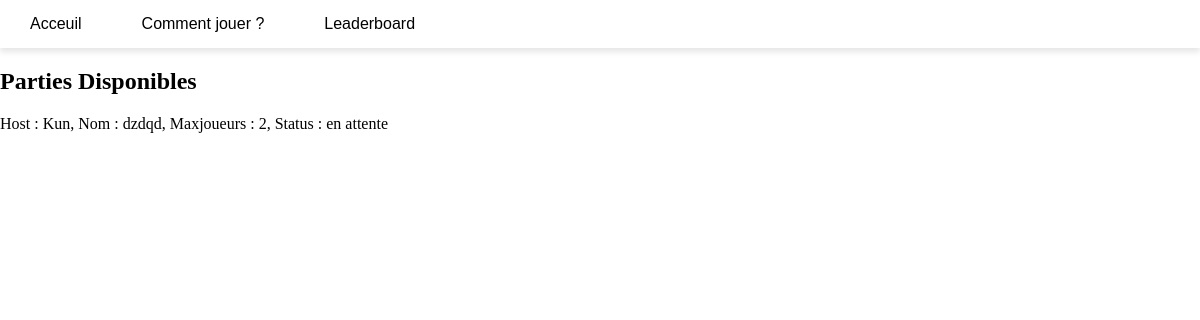
Page /classic_games on the earlier database version.
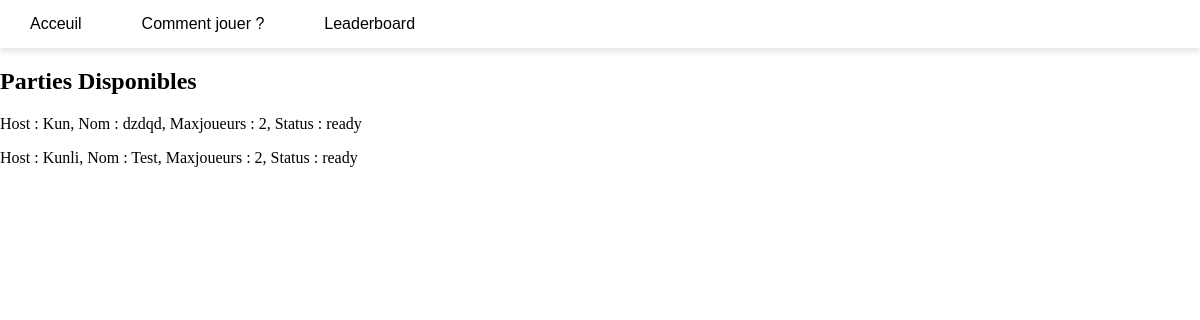
Same page on the later database version.
### tables this page shows
CREATE TABLE classic (
    id INTEGER PRIMARY KEY AUTOINCREMENT,
    host TEXT,
    name TEXT,
    status TEXT NOT NULL,
    maxplayers INT,
    creation TIMESTAMP
);

### main.py (the view)
@app.route("/classic_games", methods=['GET', 'POST'])
def classic_games():
    liste_parties = get_classic_games()
    return render_template("./classic_games.html", gamelist=liste_parties, iter_liste=range(len(liste_parties)))

### matchmaking.py (called while the page is built)
def get_classic_games()->list[tuple]:
    try:
        con = sqlite3.connect("./database/database.db")
        cur = con.cursor()
        sqlreq = f"SELECT * FROM classic"
        res = cur.execute(sqlreq)
        reslist = res.fetchall()
        con.close()
        return reslist
    except Exception as erreur:
        print("Erreur dans get_classic_games() :", erreur)
        return []

### templates/classic_games.html (shortened to what this page needs)
<!DOCTYPE html>
<html>
<head>
    <link rel="stylesheet" href="{{url_for('static', filename='styles.css')}}">
</head>
<body>
    <nav class="navbar">
        <ul>
            <li><a href="/">Acceuil</a></li>
            <li><a href="">Comment jouer ?</a></li>
            <li><a href="leaderboard">Leaderboard</a></li>
        </ul>
    </nav>
    <main>
        <div>
            <h2> Parties Disponibles </h2>
            {% for i in iter_liste %}
                <p> Host : {{gamelist[i][1]}}, Nom : {{gamelist[i][2]}}, Maxjoueurs : {{gamelist[i][4]}}, Status : {{gamelist[i][3]}}</p>
            {% endfor %}
        </div>
    </main>
</body>

### static/styles.css (style rules this page uses)
html { height: 100%; }
body { margin: 0px; height: 100%; }
.navbar { display: flex; background-color: #fff; box-shadow: 0 4px 6px rgba(0, 0, 0, 0.1) }
.navbar ul { list-style-type: none; background-color: hsl(0, 0%, 100%); padding: 0px; margin: 0px; overflow: hidden; }
.navbar a { color: rgb(0, 0, 0); font-family: sans-serif; text-decoration: none; padding: 15px; display: block; text-align: center; margin: 0 15px; }
.navbar li { float: left; }

Differences in the rows shown:
added classic: host "Kunli", name "Test", maxplayers "2", status "ready"
Other differences:
new list line: "Host : , Nom : , Maxjoueurs : , Status :"
new list line: "Kun dzdqd 2 ready"
list line gone: "Host : , Nom : , Maxjoueurs : , Status :"
list line gone: "Kun dzdqd 2 en attente"
